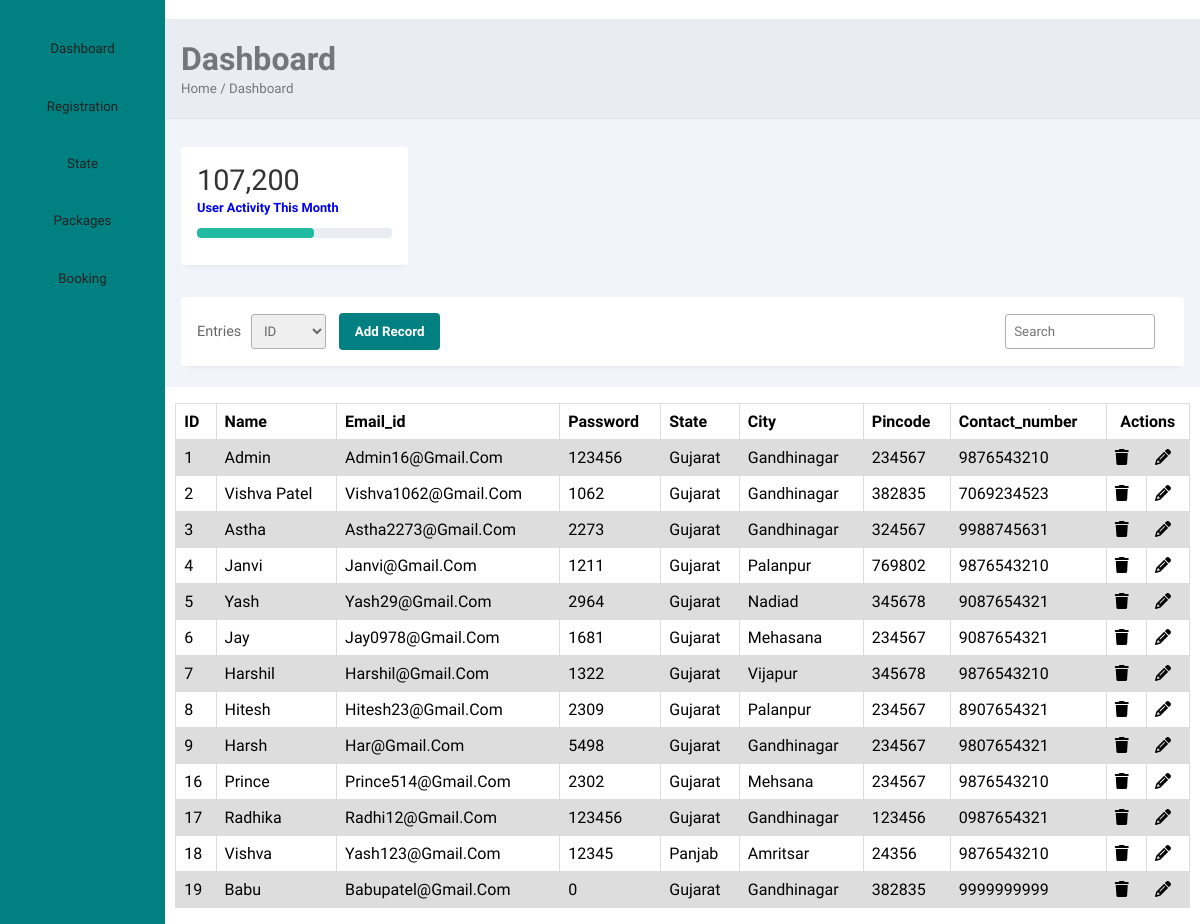
The app's page /admin.php with its own data.
### tables this page shows
CREATE TABLE `registration_table` (
  `r_id` int(11) NOT NULL,
  `name` varchar(50) NOT NULL,
  `email_id` varchar(25) NOT NULL,
  `password` int(8) NOT NULL,
  `state` varchar(20) NOT NULL,
  `city` varchar(25) NOT NULL,
  `pincode` int(6) NOT NULL,
  `contact_number` varchar(10) NOT NULL,
  `user_type` varchar(20) NOT NULL DEFAULT 'user'
);

### admin.php (the view, shortened to what this page needs)
<?php
$conn = mysqli_connect("localhost","root","","tour");
?>
<!DOCTYPE html>
<html lang="en">
<head>
    <link rel="stylesheet" href="style.css">
    <link rel="stylesheet" href="https://maxst.icons8.com/vue-static/landings/line-awesome/line-awesome/1.3.0/css/line-awesome.min.css">
     <link rel="stylesheet" href="https://cdn.jsdelivr.net/npm/swiper@8/swiper-bundle.min.css"/>
     <link rel="stylesheet" href="https://cdnjs.cloudflare.com/ajax/libs/font-awesome/6.2.1/css/all.min.css"/>
     <link rel="stylesheet" type="text/css" href="https://fontawesome.com/v4.7.0/icons">
       <link rel="stylesheet" type="text/css" href="css/style.css">
</head>
<body>
    <div class="sidebar">
        <div class="side-content">
            <div class="side-menu">
            <ul>
            <li><a href="admin.php" class="active"><span class="las la-home"></span><small>Dashboard</small></a></li>
            <li><a href=""><span class="las la-user-alt"></span><small>Registration</small></a></li>
            <li><a href=""><span class="las la-envelope"></span><small>State</small></a></li>
            <li><a href="package_admin.php"><span class="las la-clipboard-list"></span><small>Packages</small></a></li>
            <li><a href=""><span class="las la-shopping-cart"></span><small>Booking</small></a></li>
            </ul>
            </div>
        </div>
    </div>
    <div class="main-content">
        <main>
            <div class="page-header">
                <h1>Dashboard</h1>
                <small>Home / Dashboard</small>
            </div>
            <div class="page-content">
                <div class="analytics">
                    <div class="card">
                        <div class="card-head">
                            <h2>107,200</h2>
                        </div>
                        <div class="card-progress">
                            <small><a href="t_report.php"> User activity this month</small></a>
                            <div class="card-indicator">
                                <div class="indicator one" style="width: 60%"></div>
                            </div>
                        </div>
                    </div>
            </div>
                <div class="records table-responsive">
                    <div class="record-header">
                        <div class="add">
                            <span>Entries</span>
                            <select name="" id="">
                                <option value="">ID</option>
                            </select>
                            <button>Add record</button>
                        </div>
                        <div class="browse">
                           <input type="search" placeholder="Search" class="record-search">
                        </div>
                    </div>
                </div>
            </div>
        </main>
<section>
<table width="100%">
    <tr>
        <th>ID</th>
        <th>Name</th>
        <th>Email_id</th>
        <th>Password</th>
        <th>State</th>
        <th>City</th>
        <th>Pincode</th>
        <th>Contact_number</th>
        <th colspan="2" class="act">Actions</th>
    </tr>
 <?php
$qry = "Select * from registration_table";
$result = mysqli_query($conn,$qry);
while($row = mysqli_fetch_array($result))
    echo"
    <tr>
        <td>".$row[0]."</td>
        <td>".$row[1]."</td>
        <td>".$row[2]."</td>
        <td>".$row[3]."</td>
        <td>".$row[4]."</td>
        <td>".$row[5]."</td>
        <td>".$row[6]."</td>
        <td>".$row[7]."</td>
        <td><a href='delete.php?r_id=" . $row['r_id'] . "' class=\"btn\"><i class=\"fa fa-trash\" aria-hidden=\"true\"></i></a></td>
        <td><a href='form.php?r_id=" . $row['r_id'] . "' class=\"btn\"><i class=\"fa fa-pencil\" aria-hidden=\"true\"></i></a></td>
    </tr>
    "
?>
</table>
</section>
</body>
</html>

### admin.php (style rules this page uses)
:root { --main-color:#008080; --black:#222; --white:#fff; --light-black:#777; --light-white:#fff9; --dark-bg:rgba(0,0,0,0.7); --light-bg:#eee; --border:1px solid var(--black); --box-shadow:0 .5rem 1rem rgba(0,0,0,0.1); --text-shadow:0 1.5rem 3rem rgba(0,0,0,0.3); --color-dark: #008080; --text-grey: #B0B0B0; }
* { font-family: 'Kalam', cursive; margin: 0; padding: 0; box-sizing: border-box; outline: none; border: none; text-decoration: none; text-transform: capitalize; }
section { padding: 1rem 1%; }
.btn i { color: black; }
.sidebar { position: fixed; height: 100%; width: 165px; left: 0; bottom: 0; top: 0; z-index: 100; background: var(--color-dark); transition: left 300ms; }
.side-content { height: calc(100vh - 60px); overflow: auto; }
.side-menu ul { text-align: center; }
.side-menu a { display: block; padding: 1.2rem 0rem; }
.side-menu a.active { color: var(--main-color); }
.side-menu a.active span, .side-menu a.active small { color: var(--black); }
.side-menu a span, .side-menu a small { color: var(--black); }
.main-content { margin-left: 165px; width: calc(100% - 165px); transition: margin-left 300ms; }
main { margin-top: 0; }
.page-header { padding: 1.3rem 1rem; background: #E9edf2; border-bottom: 1px solid #dee2e8; }
.page-header h1, .page-header small { color: #74767d; }
.page-content { padding: 1.3rem 1rem; background: #f1f4f9; }
.analytics { display: grid; grid-template-columns: repeat(4, 1fr); grid-gap: 2rem; margin-top: .5rem; margin-bottom: 2rem; }
.card { box-shadow: 0px 5px 5px -5px rgb(0 0 0 / 10%); background: #fff; padding: 1rem; border-radius: 3px; }
.card-head { display: flex; justify-content: space-between; align-items: center; }
.card-head h2 { color: #333; font-size: 1.8rem; font-weight: 500; }
.card-progress small { color: #777; font-size: .8rem; font-weight: 600; }
.card-indicator { margin: .7rem 0rem; height: 10px; border-radius: 4px; background: #e9edf2; overflow: hidden; }
.indicator { height: 10px; border-radius: 4px; }
.indicator.one { background: #22baa0; }
.records { box-shadow: 0px 5px 5px -5px rgb(0 0 0 / 10%); background: #fff; border-radius: 3px; }
.record-header { padding: 1rem; display: flex; justify-content: space-between; align-items: center; }
.add, .browse { display: flex; align-items: center; }
.add span { display: inline-block; margin-right: .6rem; font-size: .9rem; color: #666; }
input, button, select { outline: none; }
.add select, .browse input, .browse select { height: 35px; border: 1px solid #b0b0b0; border-radius: 3px; display: inline-block; width: 75px; padding: 0rem .5rem; margin-right: .8rem; color: #666; }
.add button { background: var(--main-color); color: #fff; height: 37px; border-radius: 4px; padding: 0rem 1rem; border: none; font-weight: 600; }
.browse input { width: 150px; }
.table-responsive { width: 100%; overflow: auto; }
table { font-family: arial, sans-serif; border-collapse: collapse; width: 100%; }
td,th { border: 1px solid #dddddd; text-align: left; padding: 8px; }
.act { text-align: center; }
tr:nth-child(even) { background: #dddddd; }

### records on screen
registration_table: r_id "1", name "Admin", email "Admin16@gmail.com", password "123456", state "Gujarat", city "Gandhinagar", pincode "234567", contact_number "9876543210"
registration_table: r_id "2", name "Vishva Patel", email "Vishva1062@gmail.com", password "1062", state "Gujarat", city "Gandhinagar", pincode "382835", contact_number "7069234523"
registration_table: r_id "3", name "Astha", email "Astha2273@gmail.com", password "2273", state "Gujarat", city "Gandhinagar", pincode "324567", contact_number "9988745631"
registration_table: r_id "4", name "Janvi", email "Janvi@gmail.com", password "1211", state "Gujarat", city "Palanpur", pincode "769802", contact_number "9876543210"
registration_table: r_id "5", name "Yash", email "Yash29@gmail.com", password "2964", state "Gujarat", city "Nadiad", pincode "345678", contact_number "9087654321"
registration_table: r_id "6", name "Jay", email "Jay0978@gmail.com", password "1681", state "Gujarat", city "Mehasana", pincode "234567", contact_number "9087654321"
registration_table: r_id "7", name "Harshil", email "Harshil@gmail.com", password "1322", state "Gujarat", city "Vijapur", pincode "345678", contact_number "9876543210"
registration_table: r_id "8", name "Hitesh", email "Hitesh23@gmail.com", password "2309", state "Gujarat", city "Palanpur", pincode "234567", contact_number "8907654321"
registration_table: r_id "9", name "Harsh", email "Har@gmail.com", password "5498", state "Gujarat", city "Gandhinagar", pincode "234567", contact_number "9807654321"
registration_table: r_id "16", name "Prince", email "Prince514@gmail.com", password "2302", state "Gujarat", city "Mehsana", pincode "234567", contact_number "9876543210"
registration_table: r_id "17", name "Radhika", email "Radhi12@gmail.com", password "123456", state "Gujarat", city "Gandhinagar", pincode "123456", contact_number "0987654321"
registration_table: r_id "18", name "Vishva", email "Yash123@gmail.com", password "12345", state "Panjab", city "Amritsar", pincode "24356", contact_number "9876543210"
registration_table: r_id "19", name "Babu", email "Babupatel@gmail.com", password "0", state "Gujarat", city "Gandhinagar", pincode "382835", contact_number "9999999999"
